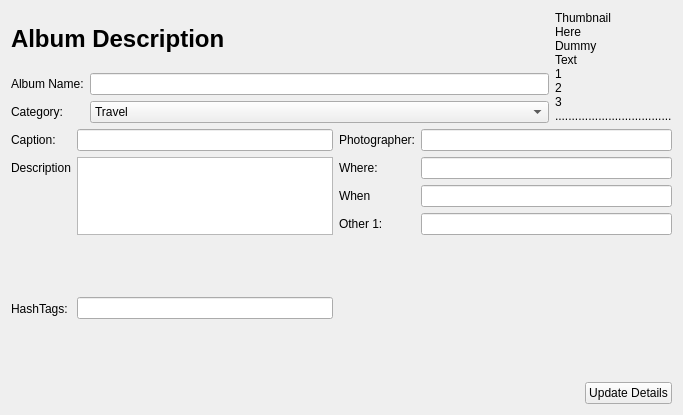
<?xml version="1.0" encoding="UTF-8"?>
<ui version="4.0">
 <class>PhotoDetailsDialog</class>
 <widget class="QWidget" name="PhotoDetailsDialog">
  <property name="geometry">
   <rect>
    <x>0</x>
    <y>0</y>
    <width>683</width>
    <height>415</height>
   </rect>
  </property>
  <property name="windowTitle">
   <string/>
  </property>
  <layout class="QVBoxLayout" name="verticalLayout">
   <item>
    <layout class="QHBoxLayout" name="horizontalLayout">
     <item>
      <layout class="QGridLayout" name="gridLayout_2">
       <item row="0" column="0" colspan="2">
        <widget class="QLabel" name="label_Headline">
         <property name="font">
          <font>
           <pointsize>18</pointsize>
           <weight>75</weight>
           <bold>true</bold>
          </font>
         </property>
         <property name="text">
          <string>Album Description</string>
         </property>
        </widget>
       </item>
       <item row="1" column="0">
        <widget class="QLabel" name="label_10">
         <property name="text">
          <string>Album Name:</string>
         </property>
        </widget>
       </item>
       <item row="1" column="1">
        <widget class="QLineEdit" name="lineEdit_Title"/>
       </item>
       <item row="2" column="0">
        <widget class="QLabel" name="label_7">
         <property name="text">
          <string>Category:</string>
         </property>
        </widget>
       </item>
       <item row="2" column="1">
        <widget class="QComboBox" name="comboBox_Category">
         <item>
          <property name="text">
           <string>Travel</string>
          </property>
         </item>
         <item>
          <property name="text">
           <string>Holiday</string>
          </property>
         </item>
         <item>
          <property name="text">
           <string>Friends</string>
          </property>
         </item>
         <item>
          <property name="text">
           <string>Family</string>
          </property>
         </item>
         <item>
          <property name="text">
           <string>Work</string>
          </property>
         </item>
         <item>
          <property name="text">
           <string>Random</string>
          </property>
         </item>
        </widget>
       </item>
      </layout>
     </item>
     <item>
      <widget class="QLabel" name="label_Photo">
       <property name="text">
        <string>Thumbnail
Here
Dummy
Text
1
2
3
...................................</string>
       </property>
      </widget>
     </item>
    </layout>
   </item>
   <item>
    <layout class="QGridLayout" name="gridLayout">
     <item row="0" column="0">
      <widget class="QLabel" name="label_8">
       <property name="text">
        <string>Caption:</string>
       </property>
      </widget>
     </item>
     <item row="0" column="1">
      <widget class="QLineEdit" name="lineEdit_Caption"/>
     </item>
     <item row="0" column="2">
      <widget class="QLabel" name="label_11">
       <property name="text">
        <string>Photographer:</string>
       </property>
      </widget>
     </item>
     <item row="0" column="3">
      <widget class="QLineEdit" name="lineEdit_Photographer"/>
     </item>
     <item row="1" column="0">
      <widget class="QLabel" name="label_9">
       <property name="text">
        <string>Description</string>
       </property>
      </widget>
     </item>
     <item row="1" column="1" rowspan="3">
      <widget class="QTextEdit" name="textEdit_Description"/>
     </item>
     <item row="1" column="2">
      <widget class="QLabel" name="label_5">
       <property name="text">
        <string>Where:</string>
       </property>
      </widget>
     </item>
     <item row="1" column="3">
      <widget class="QLineEdit" name="lineEdit_Where"/>
     </item>
     <item row="2" column="2">
      <widget class="QLabel" name="label_6">
       <property name="text">
        <string>When</string>
       </property>
      </widget>
     </item>
     <item row="2" column="3">
      <widget class="QLineEdit" name="lineEdit_When"/>
     </item>
     <item row="3" column="2">
      <widget class="QLabel" name="label_12">
       <property name="text">
        <string>Other 1:</string>
       </property>
      </widget>
     </item>
     <item row="3" column="3">
      <widget class="QLineEdit" name="lineEdit_Other"/>
     </item>
     <item row="4" column="0">
      <widget class="QLabel" name="label_14">
       <property name="text">
        <string>HashTags:</string>
       </property>
      </widget>
     </item>
     <item row="4" column="1">
      <widget class="QLineEdit" name="lineEdit_HashTags"/>
     </item>
     <item row="4" column="3">
      <spacer name="verticalSpacer">
       <property name="orientation">
        <enum>Qt::Vertical</enum>
       </property>
       <property name="sizeHint" stdset="0">
        <size>
         <width>20</width>
         <height>18</height>
        </size>
       </property>
      </spacer>
     </item>
    </layout>
   </item>
   <item>
    <layout class="QHBoxLayout" name="horizontalLayout_2">
     <item>
      <spacer name="horizontalSpacer">
       <property name="orientation">
        <enum>Qt::Horizontal</enum>
       </property>
       <property name="sizeHint" stdset="0">
        <size>
         <width>598</width>
         <height>20</height>
        </size>
       </property>
      </spacer>
     </item>
     <item>
      <widget class="QPushButton" name="pushButton_Update">
       <property name="text">
        <string>Update Details</string>
       </property>
      </widget>
     </item>
    </layout>
   </item>
  </layout>
 </widget>
 <resources>
  <include location="../LinksCloud/images.qrc"/>
 </resources>
 <connections/>
</ui>
